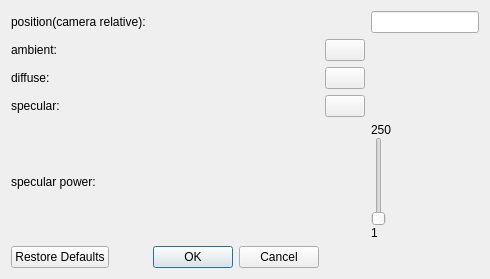
<?xml version="1.0" encoding="UTF-8"?>
<ui version="4.0">
 <class>LightingDialog</class>
 <widget class="QDialog" name="LightingDialog">
  <property name="geometry">
   <rect>
    <x>0</x>
    <y>0</y>
    <width>490</width>
    <height>279</height>
   </rect>
  </property>
  <property name="windowTitle">
   <string>Dialog</string>
  </property>
  <layout class="QGridLayout" name="gridLayout" columnstretch="1,0,0,0,0,0">
   <item row="2" column="1">
    <widget class="QPushButton" name="diffuseButton">
     <property name="text">
      <string/>
     </property>
     <property name="flat">
      <bool>false</bool>
     </property>
    </widget>
   </item>
   <item row="4" column="0">
    <widget class="QLabel" name="label_5">
     <property name="text">
      <string>specular power:</string>
     </property>
    </widget>
   </item>
   <item row="0" column="2">
    <widget class="QLineEdit" name="position_lineEdit">
     <property name="inputMask">
      <string/>
     </property>
     <property name="text">
      <string/>
     </property>
     <property name="maxLength">
      <number>32767</number>
     </property>
     <property name="frame">
      <bool>true</bool>
     </property>
     <property name="alignment">
      <set>Qt::AlignLeading|Qt::AlignLeft|Qt::AlignVCenter</set>
     </property>
    </widget>
   </item>
   <item row="1" column="1">
    <widget class="QPushButton" name="ambientButton">
     <property name="text">
      <string notr="true"/>
     </property>
     <property name="flat">
      <bool>false</bool>
     </property>
    </widget>
   </item>
   <item row="3" column="0">
    <widget class="QLabel" name="label_4">
     <property name="text">
      <string>specular:</string>
     </property>
    </widget>
   </item>
   <item row="1" column="0">
    <widget class="QLabel" name="label_2">
     <property name="text">
      <string>ambient:</string>
     </property>
    </widget>
   </item>
   <item row="3" column="1">
    <widget class="QPushButton" name="specularButton">
     <property name="text">
      <string/>
     </property>
     <property name="flat">
      <bool>false</bool>
     </property>
    </widget>
   </item>
   <item row="2" column="0">
    <widget class="QLabel" name="label_3">
     <property name="text">
      <string>diffuse:</string>
     </property>
    </widget>
   </item>
   <item row="0" column="0">
    <widget class="QLabel" name="label">
     <property name="text">
      <string>position(camera relative):</string>
     </property>
    </widget>
   </item>
   <item row="5" column="0">
    <widget class="QDialogButtonBox" name="buttonBox">
     <property name="orientation">
      <enum>Qt::Horizontal</enum>
     </property>
     <property name="standardButtons">
      <set>QDialogButtonBox::Cancel|QDialogButtonBox::Ok|QDialogButtonBox::RestoreDefaults</set>
     </property>
     <property name="centerButtons">
      <bool>false</bool>
     </property>
    </widget>
   </item>
   <item row="4" column="2">
    <layout class="QVBoxLayout" name="verticalLayout_6" stretch="0,0,0">
     <property name="spacing">
      <number>0</number>
     </property>
     <property name="sizeConstraint">
      <enum>QLayout::SetDefaultConstraint</enum>
     </property>
     <property name="leftMargin">
      <number>0</number>
     </property>
     <item>
      <widget class="QLabel" name="label_6">
       <property name="text">
        <string>250</string>
       </property>
      </widget>
     </item>
     <item>
      <widget class="QSlider" name="spec_powrSlider">
       <property name="minimum">
        <number>1</number>
       </property>
       <property name="maximum">
        <number>250</number>
       </property>
       <property name="tracking">
        <bool>true</bool>
       </property>
       <property name="orientation">
        <enum>Qt::Vertical</enum>
       </property>
       <property name="tickPosition">
        <enum>QSlider::NoTicks</enum>
       </property>
      </widget>
     </item>
     <item>
      <widget class="QLabel" name="label_7">
       <property name="text">
        <string>1</string>
       </property>
      </widget>
     </item>
    </layout>
   </item>
  </layout>
 </widget>
 <resources/>
 <connections>
  <connection>
   <sender>buttonBox</sender>
   <signal>accepted()</signal>
   <receiver>LightingDialog</receiver>
   <slot>accept()</slot>
   <hints>
    <hint type="sourcelabel">
     <x>248</x>
     <y>254</y>
    </hint>
    <hint type="destinationlabel">
     <x>157</x>
     <y>274</y>
    </hint>
   </hints>
  </connection>
  <connection>
   <sender>buttonBox</sender>
   <signal>rejected()</signal>
   <receiver>LightingDialog</receiver>
   <slot>reject()</slot>
   <hints>
    <hint type="sourcelabel">
     <x>316</x>
     <y>260</y>
    </hint>
    <hint type="destinationlabel">
     <x>286</x>
     <y>274</y>
    </hint>
   </hints>
  </connection>
 </connections>
</ui>
